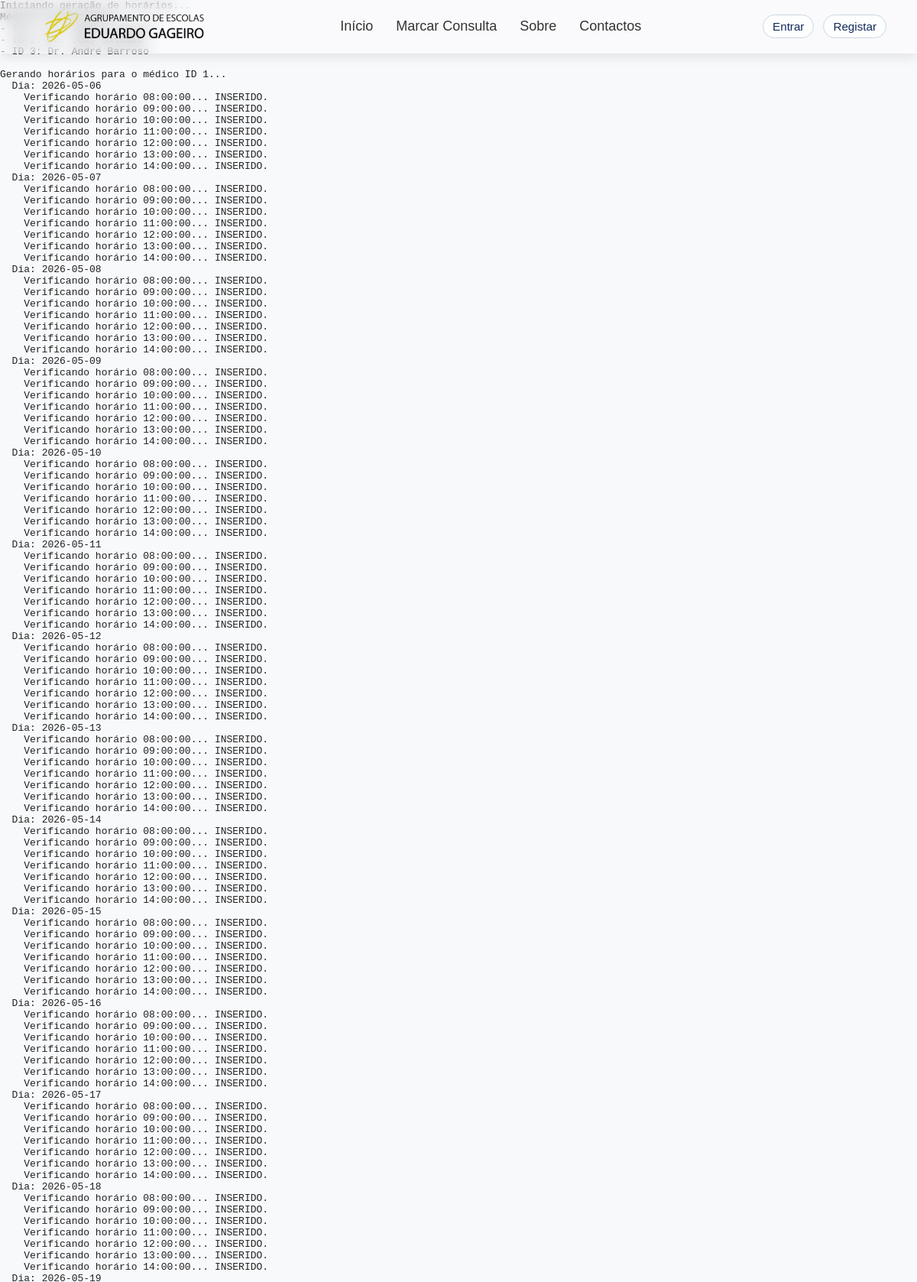
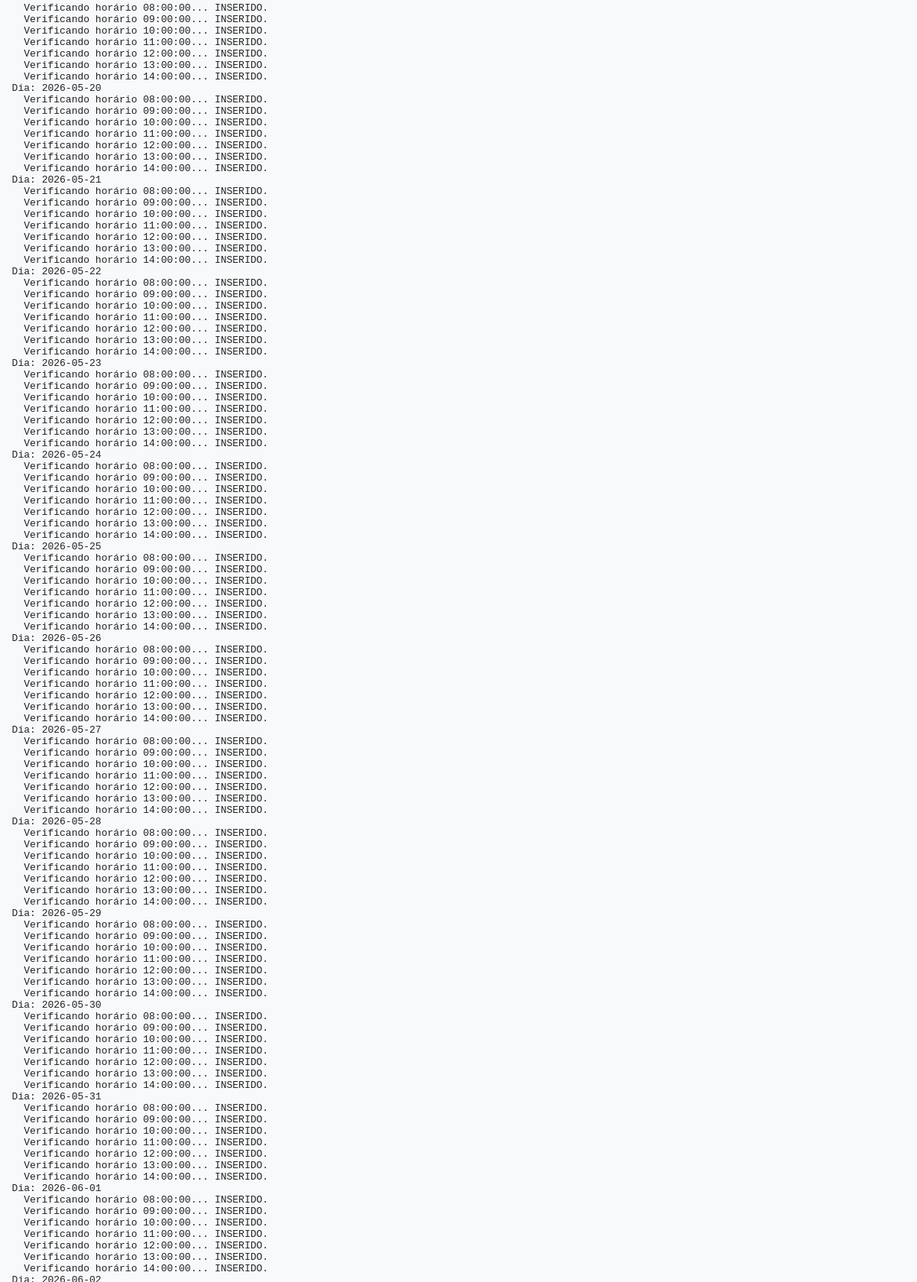
/clinica_escolar/index.php (upper part), run on the app's committed database (2 pictures, top to bottom).
### tables this page shows
CREATE TABLE medicos (
    id INT AUTO_INCREMENT PRIMARY KEY,
    nome VARCHAR(100) NOT NULL
);

### clinica_escolar/api/gerar_horarios.php (the view, shortened to what this page needs)
<?php
require 'db.php';
$diasParaFrente = 30;
$horaInicio = 8;
$horaFim = 14;
$intervaloHoras = 1;
echo "<pre>Iniciando geração de horários...\n";
try {
    $medicos = $pdo->query("SELECT id, nome FROM medicos")->fetchAll(PDO::FETCH_ASSOC);
} catch (PDOException $e) {
    die("Erro ao buscar médicos: " . $e->getMessage());
}
echo "Médicos encontrados:\n";
foreach ($medicos as $m) {
    echo "- ID {$m['id']}: {$m['nome']}\n";
}
$dataHoje = new DateTime();
foreach ($medicos as $medico) {
    $medicoId = $medico['id'];
    echo "\nGerando horários para o médico ID {$medicoId}...\n";
    $data = clone $dataHoje;
    for ($d = 0; $d < $diasParaFrente; $d++) {
        $dataStr = $data->format('Y-m-d');
        echo "  Dia: {$dataStr}\n";
        for ($h = $horaInicio; $h <= $horaFim; $h += $intervaloHoras) {
            $horaStr = sprintf('%02d:00:00', $h);
            echo "    Verificando horário {$horaStr}... ";
            $check = $pdo->prepare("
                SELECT COUNT(*) FROM horarios
                WHERE medico_id = ? AND data = ? AND hora = ?
            ");
            $check->execute([$medicoId, $dataStr, $horaStr]);
            $existe = $check->fetchColumn();
            if ($existe == 0) {
                echo "INSERIDO.\n";
            } else {
                echo "já existia, pulando.\n";
            }
        }
        $data->modify('+1 day');
    }
}
echo "\nConcluído!\n</pre>";

### clinica_escolar/index.php (shortened to what this page needs)
<?php
require_once 'api/db.php';
$hoje = date('Y-m-d');
$stmt = $pdo->prepare("
    SELECT COUNT(*)
    FROM horarios
    WHERE data >= :hoje
");
$stmt->bindParam(':hoje', $hoje);
$stmt->execute();
$qtde = $stmt->fetchColumn();
if ($qtde == 0) {
    require_once 'api/gerar_horarios.php';
}
?>
<!DOCTYPE html>
<html lang="pt">
<head>
    <link rel="stylesheet" href="css/style.css">
</head>
<body>
    <?php include 'api/header.php'; ?>
</body>
</html>

### clinica_escolar/api/header.php (shortened to what this page needs)
<nav class="navbar">
    <a href="https://www.eduga.pt" class="logo" target="_blank">
        <img src="imagens/logo.jpeg" alt="logo">
    </a>
    <ul class="nav-links">
        <li><a href="index.php">Início</a></li>
        <li><a href="pagina_consultas.php">Marcar Consulta</a></li>
        <li><a href="sobre.php">Sobre</a></li>
        <li><a href="contactos.php">Contactos</a></li>
    </ul>
    <div class="user-area">
        <?php if (isset($_SESSION['aluno_id'])): ?>
            <div class="user-menu">
                <button class="user-menu-toggle" type="button">
                    <?php echo htmlspecialchars($_SESSION['aluno_nome']); ?>
                    &nbsp;|&nbsp;
                    <?php echo htmlspecialchars($_SESSION['numero_aluno']); ?>
                    <span class="seta">&#9662;</span>
                </button>
                <div class="user-menu-dropdown">
                    <a href="minhas_consultas.php">Minhas consultas</a>
                    <a href="api/logout.php">Sair</a>
                </div>
            </div>
        <?php else: ?>
            <a href="login.php" class="btn-link">Entrar</a>
            <a href="registro.php" class="btn-link">Registar</a>
        <?php endif; ?>
    </div>
</nav>

### clinica_escolar/css/style.css (style rules this page uses)
body { margin: 0; padding: 0; font-family: Arial, sans-serif; background: #f8f9fb; color: #222; }
img { max-width: 100%; display: block; }
.navbar { box-sizing: border-box; width: 100%; height: 70px; padding: 0 40px; display: flex; align-items: center; justify-content: space-between; background: rgba(255, 255, 255, 0.25); backdrop-filter: blur(10px); border-bottom: 1px solid rgba(255, 255, 255, 0.3); position: fixed; top: 0; left: 0; box-shadow: 0px 4px 15px rgba(0, 0, 0, 0.1); z-index: 1000; }
.navbar .logo { display: flex; align-items: center; gap: 10px; }
.navbar .logo img { height: 65px; width: auto; }
.nav-links { list-style: none; display: flex; gap: 30px; margin: 0; padding: 0; }
.nav-links a { text-decoration: none; color: #333; font-size: 18px; position: relative; padding-bottom: 5px; }
.nav-links a::after { content: ""; position: absolute; width: 0%; height: 3px; background: #00aaff; left: 0; bottom: 0; transition: 0.3s ease; }
.user-area { display: flex; align-items: center; gap: 12px; }
.btn-link { text-decoration: none; font-size: 0.95rem; color: #0f2a5b; padding: 6px 12px; border-radius: 999px; border: 1px solid #cbd5e1; background: #ffffffaa; }

### data on the page
medicos: id "1", dataStr "2026-05-06", horaStr "08:00:00", horaStr "09:00:00", horaStr "10:00:00", horaStr "11:00:00", horaStr "12:00:00", horaStr "13:00:00", horaStr "14:00:00", dataStr "2026-05-07", dataStr "2026-05-08", dataStr "2026-05-09", dataStr "2026-05-10", dataStr "2026-05-11", dataStr "2026-05-12", dataStr "2026-05-13", dataStr "2026-05-14", dataStr "2026-05-15", dataStr "2026-05-16", dataStr "2026-05-17", dataStr "2026-05-18", dataStr "2026-05-19", dataStr "2026-05-20", dataStr "2026-05-21", dataStr "2026-05-22", dataStr "2026-05-23", dataStr "2026-05-24", dataStr "2026-05-25", dataStr "2026-05-26", dataStr "2026-05-27", dataStr "2026-05-28", dataStr "2026-05-29", dataStr "2026-05-30", dataStr "2026-05-31", dataStr "2026-06-01"
medicos: id "3", nome "Dr. André Barroso"
